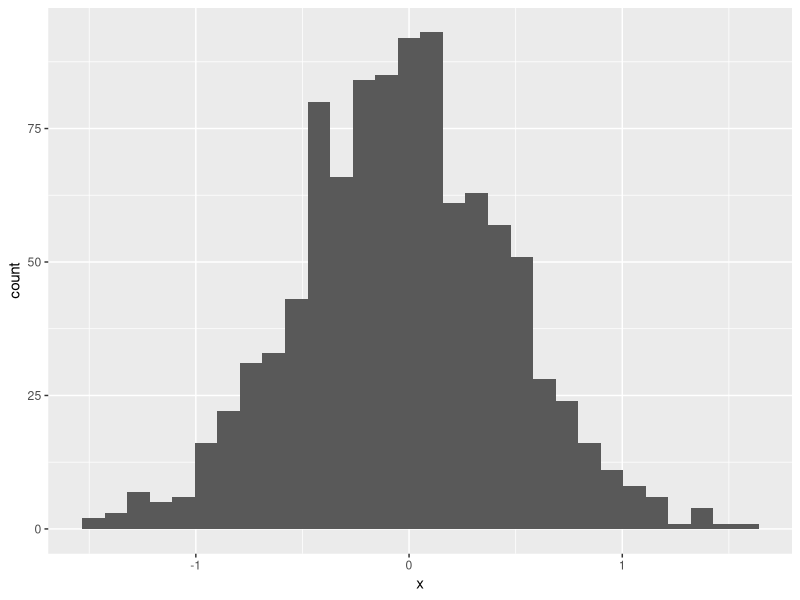
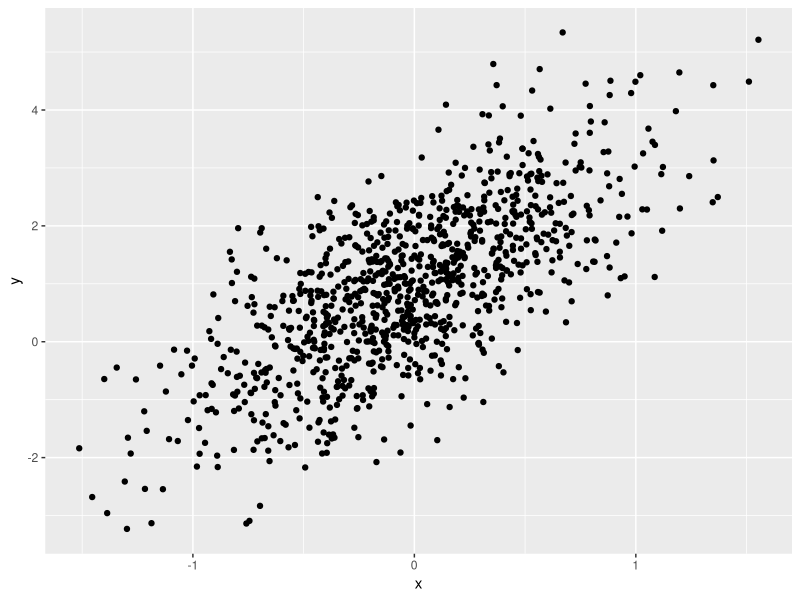
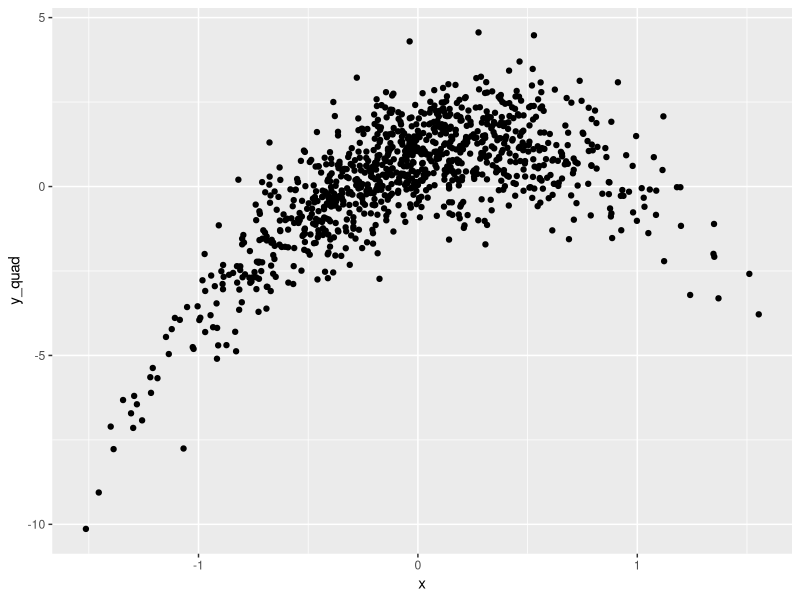

Write R code to recreate these figures, in order.
########################
#September, 2020
#Sandra Lu
#
#session 1: building block
########################

#this code = variable assignments!

x = 2+3 #execute = crtl+enter

y = c(1,3,6,12)
y
x+y

x = runif (n=20) #generate random number
mean(x)
var(x)

##data frame
install.packages("tidyverse")
library(tidyverse)

example_df = tibble(
  vec_numeric = 1:4,
  vec_char =c("My", "name","is", "sandra"),
  vec_factor = factor(c("male","male","female","male"))
  #binary variable?
)

example_df

##make a df & plots

plot_df=tibble(
  x=rnorm(1000,sd = 0.5),
  y = 1+ 2*x+rnorm(1000),
  y_quad = 1+2*x - 3*x^2 +rnorm(1000)
)

ggplot(plot_df, aes(x=x)) + geom_histogram()

ggplot (plot_df, aes(x=x,y=y)) + geom_point()

ggplot (plot_df, aes(x = x,y = y_quad)) + geom_point()
